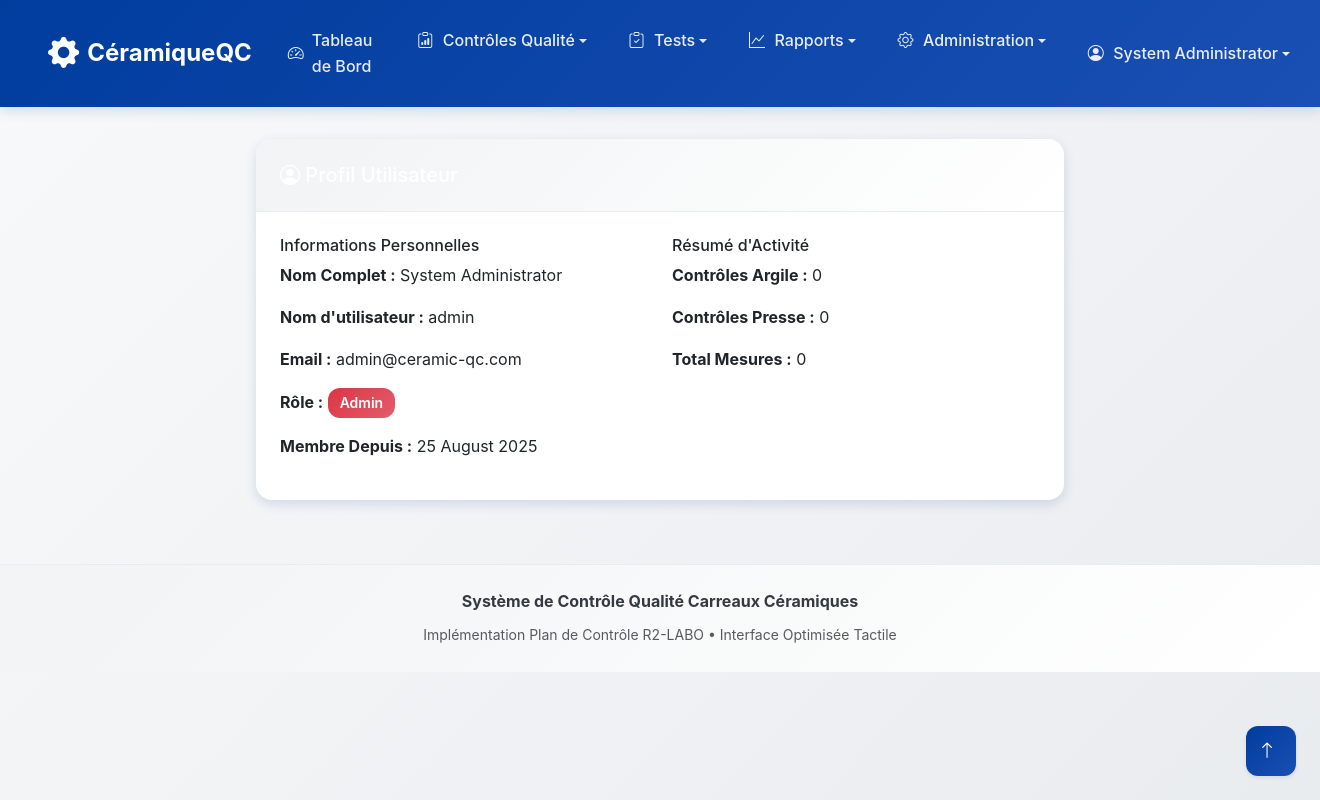
The app's page /profile (signed in) with its own data.
### models.py (models this page shows)
class User(UserMixin, db.Model):
    id = db.Column(db.Integer, primary_key=True)
    username = db.Column(db.String(64), unique=True, nullable=False)
    email = db.Column(db.String(120), unique=True, nullable=False)
    password_hash = db.Column(db.String(256))
    role = db.Column(db.String(20), default='controller')  # controller, quality_manager, admin
    full_name = db.Column(db.String(100))
    created_at = db.Column(db.DateTime, default=datetime.utcnow)

### routes/main.py (the view)
@main_bp.route('/profile')
@login_required
def profile():
    return render_template('profile.html', user=current_user)

### app.py (called while the page is built)
@login_manager.user_loader
def load_user(user_id):
    from models import User
    return User.query.get(int(user_id))

### templates/profile.html (shortened to what this page needs)
{% extends "base.html" %}
{% block content %}
<div class="row">
    <div class="col-md-8 mx-auto">
        <div class="card border-0 shadow-sm">
            <div class="card-header bg-primary text-white">
                <h5 class="mb-0"><i class="bi bi-person-circle"></i> Profil Utilisateur</h5>
            </div>
            <div class="card-body">
                <div class="row">
                    <div class="col-md-6">
                        <h6>Informations Personnelles</h6>
                        <p><strong>Nom Complet :</strong> {{ user.full_name or 'Non défini' }}</p>
                        <p><strong>Nom d'utilisateur :</strong> {{ user.username }}</p>
                        <p><strong>Email :</strong> {{ user.email }}</p>
                        <p><strong>Rôle :</strong>
                            <span class="badge bg-{{ 'danger' if user.role == 'admin' else 'warning' if user.role == 'quality_manager' else 'primary' }}">
                                {{ user.role|title|replace('_', ' ') }}
                            </span>
                        </p>
                        <p><strong>Membre Depuis :</strong> {{ user.created_at.strftime('%d %B %Y') }}</p>
                    </div>
                    <div class="col-md-6">
                        <h6>Résumé d'Activité</h6>
                        <p><strong>Contrôles Argile :</strong> {{ user.clay_controls|length }}</p>
                        <p><strong>Contrôles Presse :</strong> {{ user.press_controls|length }}</p>
                        <p><strong>Total Mesures :</strong> {{ user.clay_controls|length + user.press_controls|length + user.dryer_controls|length }}</p>
                    </div>
                </div>
            </div>
        </div>
    </div>
</div>
{% endblock %}

### templates/base.html (shortened to what this page needs)
<!DOCTYPE html>
<html lang="fr">
<head>
    <link href="https://cdn.jsdelivr.net/npm/bootstrap@5.3.2/dist/css/bootstrap.min.css" rel="stylesheet">
    <link rel="stylesheet" href="https://cdn.jsdelivr.net/npm/bootstrap-icons@1.11.2/font/bootstrap-icons.css">
    <link rel="stylesheet" href="{{ url_for('static', filename='css/main.css') }}">
</head>
<body>
    <nav class="navbar navbar-expand-xl navbar-dark sticky-top" role="navigation" aria-label="Navigation principale">
        <div class="container-fluid">
            <a class="navbar-brand d-flex align-items-center" href="{{ url_for('main.dashboard') }}" aria-label="Accueil Contrôle QC Céramique">
                <i class="bi bi-gear-fill me-2" aria-hidden="true"></i>
                <span class="d-none d-sm-inline">Céramique</span> QC
            </a>
            <div class="collapse navbar-collapse" id="navbarNav">
                <ul class="navbar-nav me-auto">
                    <li class="nav-item">
                        <a class="nav-link {{ 'active' if request.endpoint == 'main.dashboard' }}"
                           href="{{ url_for('main.dashboard') }}" aria-current="{% if request.endpoint == 'main.dashboard' %}page{% endif %}">
                            <i class="bi bi-speedometer2" aria-hidden="true"></i> Tableau de Bord
                        </a>
                    </li>
                    <li class="nav-item dropdown">
                        <a class="nav-link dropdown-toggle" href="#" role="button" data-bs-toggle="dropdown"
                           aria-expanded="false" aria-haspopup="true" id="qualityDropdown">
                            <i class="bi bi-clipboard-data" aria-hidden="true"></i>
                            <span class="d-xl-inline d-none">Contrôles Qualité</span>
                        </a>
                    </li>
                    <li class="nav-item dropdown">
                        <a class="nav-link dropdown-toggle" href="#" role="button" data-bs-toggle="dropdown"
                           aria-expanded="false" aria-haspopup="true" id="testingDropdown">
                            <i class="bi bi-clipboard-check" aria-hidden="true"></i> Tests
                        </a>
                    </li>
                    <li class="nav-item dropdown">
                        <a class="nav-link dropdown-toggle" href="#" role="button" data-bs-toggle="dropdown"
                           aria-expanded="false" aria-haspopup="true" id="reportsDropdown">
                            <i class="bi bi-graph-up" aria-hidden="true"></i> Rapports
                        </a>
                    </li>
                    {% if current_user.is_authenticated and current_user.role in ['admin', 'quality_manager'] %}
                    <li class="nav-item dropdown">
                        <a class="nav-link dropdown-toggle" href="#" role="button" data-bs-toggle="dropdown"
                           aria-expanded="false" aria-haspopup="true" id="adminDropdown">
                            <i class="bi bi-gear" aria-hidden="true"></i> Administration
                        </a>
                    </li>
                    {% endif %}
                </ul>
                <ul class="navbar-nav">
                    {% if current_user.is_authenticated %}
                    <li class="nav-item dropdown">
                        <a class="nav-link dropdown-toggle d-flex align-items-center" href="#" role="button"
                           data-bs-toggle="dropdown" aria-expanded="false" aria-haspopup="true" id="userDropdown">
                            <i class="bi bi-person-circle me-2" aria-hidden="true"></i>
                            <span class="d-none d-lg-inline">{{ current_user.full_name or current_user.username }}</span>
                        </a>
                    </li>
                    {% else %}
                    <li class="nav-item">
                        <a class="nav-link" href="{{ url_for('auth.login') }}">
                            <i class="bi bi-box-arrow-in-right" aria-hidden="true"></i> Connexion
                        </a>
                    </li>
                    {% endif %}
                </ul>
            </div>
        </div>
    </nav>
    <main class="container-fluid py-3" id="main-content" role="main">
        <div class="fade-in">
            {% block content %}{% endblock %}
        </div>
    </main>
    <button id="backToTop" class="btn btn-primary position-fixed bottom-0 end-0 m-4 rounded-circle d-none"
            style="width: 50px; height: 50px; z-index: 1000;"
            aria-label="Retour en haut" title="Retour en haut">
        <i class="bi bi-arrow-up" aria-hidden="true"></i>
    </button>
    <footer class="mt-5 py-4" role="contentinfo">
        <div class="container text-center">
            <div class="row">
                <div class="col-12">
                    <p class="mb-2">
                        <strong>Système de Contrôle Qualité Carreaux Céramiques</strong>
                    </p>
                    <p class="mb-0 text-muted">
                        <small>Implémentation Plan de Contrôle R2-LABO • Interface Optimisée Tactile</small>
                    </p>
                </div>
            </div>
        </div>
    </footer>
</body>
</html>

### static/css/main.css (style rules this page uses)
:root { --primary-color: #003d9d; --primary-light: #1a4fb3; --primary-dark: #002875; --secondary-color: #f8f9fa; --accent-color: #20c997; --warning-color: #ffc107; --danger-color: #dc3545; --success-color: #198754; --light-gray: #f1f3f4; --medium-gray: #6c757d; --dark-gray: #343a40; --border-radius: 12px; --border-radius-lg: 16px; --shadow-sm: 0 2px 4px rgba(0, 61, 157, 0.1); --shadow-md: 0 4px 12px rgba(0, 61, 157, 0.15); --shadow-lg: 0 8px 24px rgba(0, 61, 157, 0.2); --transition: all 0.3s ease; }
* { box-sizing: border-box; }
body { font-family: -apple-system, BlinkMacSystemFont, 'Segoe UI', Roboto, Oxygen, Ubuntu, Cantarell, sans-serif; background: linear-gradient(135deg, #f8f9fa 0%, #e9ecef 100%); line-height: 1.6; color: var(--dark-gray); min-height: 100vh; padding-bottom: 2rem; }
.navbar { background: linear-gradient(135deg, var(--primary-color) 0%, var(--primary-light) 100%) !important; box-shadow: var(--shadow-md); padding: 1rem 0; backdrop-filter: blur(10px); }
.navbar-brand { font-weight: 700; font-size: 1.5rem; color: white !important; text-decoration: none; transition: var(--transition); }
.navbar-brand i { margin-right: 0.5rem; font-size: 1.3em; }
.navbar-nav .nav-link { color: rgba(255, 255, 255, 0.9) !important; font-weight: 500; padding: 0.75rem 1rem !important; margin: 0.25rem 0.125rem; border-radius: var(--border-radius); transition: var(--transition); min-height: 44px; display: flex; align-items: center; }
.navbar-nav .nav-link i { margin-right: 0.5rem; width: 1.2em; text-align: center; }
.card { border: none !important; border-radius: var(--border-radius-lg) !important; box-shadow: var(--shadow-md) !important; transition: var(--transition) !important; overflow: hidden; background: white; }
.card-header { background: linear-gradient(135deg, var(--light-gray) 0%, #ffffff 100%) !important; border-bottom: 1px solid #e9ecef !important; padding: 1.5rem !important; border-radius: var(--border-radius-lg) var(--border-radius-lg) 0 0 !important; }
.card-body { padding: 1.5rem !important; }
.btn { border-radius: var(--border-radius) !important; font-weight: 600 !important; padding: 0.75rem 1.5rem !important; min-height: 44px !important; border: none !important; transition: var(--transition) !important; display: inline-flex !important; align-items: center !important; justify-content: center !important; text-decoration: none !important; cursor: pointer; touch-action: manipulation; }
.btn-primary { background: linear-gradient(135deg, var(--primary-color) 0%, var(--primary-light) 100%) !important; color: white !important; box-shadow: var(--shadow-sm); }
.btn i { margin-right: 0.5rem; font-size: 1.1em; }
.badge { font-weight: 600 !important; padding: 0.5rem 0.75rem !important; border-radius: var(--border-radius) !important; font-size: 0.875rem !important; }
.bg-danger { background: linear-gradient(135deg, var(--danger-color) 0%, #e35d6a 100%) !important; }
footer { background: linear-gradient(135deg, var(--light-gray) 0%, #ffffff 100%) !important; border-top: 1px solid #e9ecef; margin-top: 3rem !important; }
@media (min-width: 768px) { .container-fluid { padding-left: 2rem; padding-right: 2rem; } }
@media (min-width: 992px) { .container-fluid { padding-left: 3rem; padding-right: 3rem; } }
@media (min-width: 992px) { .navbar-nav .nav-link { margin: 0 0.25rem; } }

### records on screen
User: full_name "System Administrator", username "admin", email "admin@ceramic-qc.com", role "Admin", created_at "25 August 2025"

### other values on screen
{{ user.clay_controls|length }} "0"
{{ user.press_controls|length }} "0"
